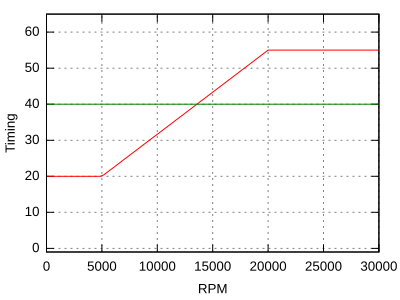

Write gnuplot code to recreate this figure.
# http://gnuplot.respawned.com/
# Scale font and line width (dpi) by changing the size! It will always display stretched.
set terminal svg size 400,300 enhanced fname 'arial'  fsize 10 butt solid
set output 'out.svg'

motor=20
boost=35
startrpm=5000
finishrpm=20000

# Key means label...
#set key inside bottom right
unset key
set xlabel 'RPM'
set ylabel 'Timing'
#set title 'Potato'
set grid xtics mxtics ytics mytics
set xrange [0:30000]
set yrange [-1:motor+boost+10]
#set xtics 10
#set ytics 10

plot motor+(0<=x && x<startrpm ? 0 : startrpm<=x && x<finishrpm ? boost*((x-startrpm)/(finishrpm-startrpm)) : boost), 40
